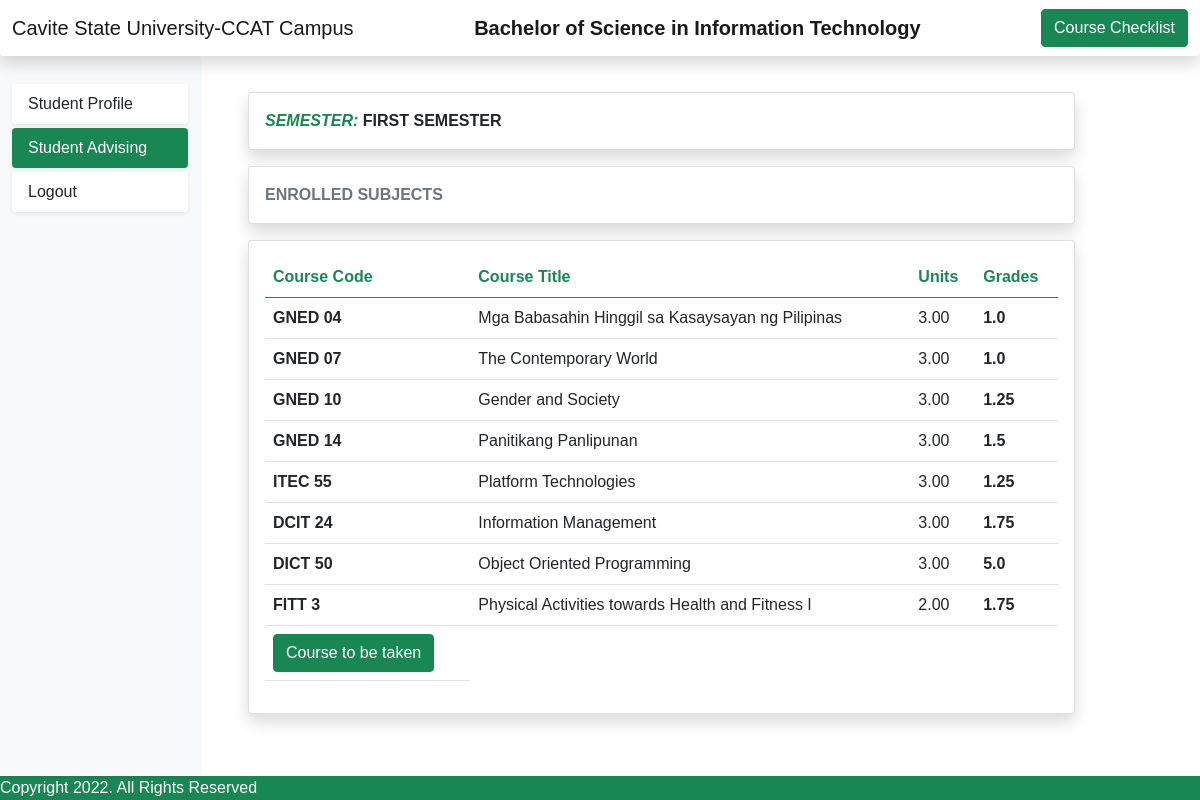
Before: /studadvise (signed in) with the older database file.
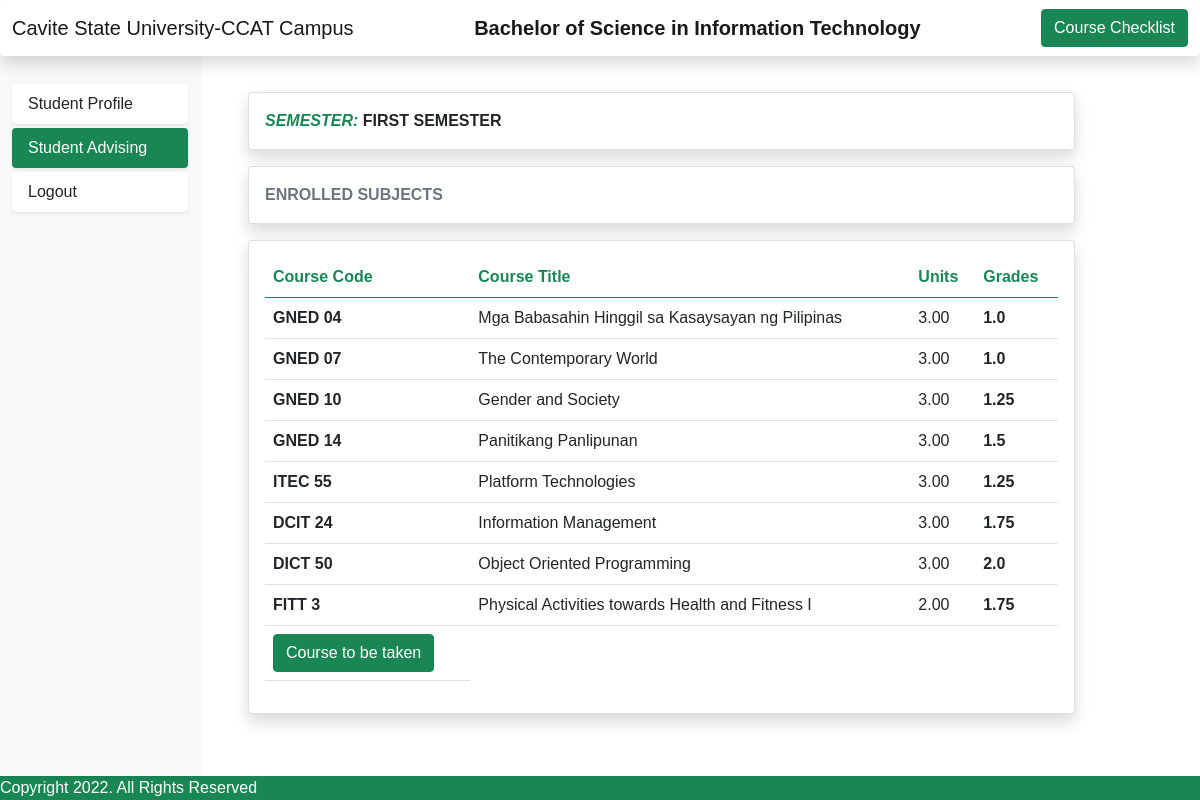
After: the same page with the newer database file.
### accounts/models.py (models this page shows, shortened)
class sy1stsem(models.Model):
    user = models.OneToOneField(User, null=True , blank=True , on_delete=models.CASCADE)
    gned04 = models.CharField(max_length=200,null=True , blank=True ,default = 'Not yet taken')
    gned07 = models.CharField(max_length=200,null=True , blank=True ,default = 'Not yet taken')
    gned10 = models.CharField(max_length=200,null=True , blank=True ,default = 'Not yet taken')
    gned14 = models.CharField(max_length=200,null=True , blank=True ,default = 'Not yet taken')
    itec55 = models.CharField(max_length=200,null=True , blank=True ,default = 'Not yet taken')
    dcit24 = models.CharField(max_length=200,null=True , blank=True ,default = 'Not yet taken')
    dcit50 = models.CharField(max_length=200,null=True , blank=True ,default = 'Not yet taken')
    fitt3 = models.CharField(max_length=200,null=True , blank=True ,default = 'Not yet taken')

### accounts/decorators.py (the view)
    def wrapper_function(request, *args, **kwargs):
        group = None
        if request.user.groups.exists():
            group = request.user.groups.all()[0].name
        if group == 'forapproval':
            messages.error(request, "Please wait for the approval of the admin! ")
            return render(request, 'accounts/index.html')
        if group == 'admin':
            adviserprof = request.user.adviserprof
            context = {'adviserprof': adviserprof}
            return render(request, 'accounts/AdviserProfile.html', context)
        if group == 'student':
            return view_func(request, *args, **kwargs)

### accounts/templates/accounts/student advising.html (shortened to what this page needs)
{% load static %}
<!doctype html>
<html lang="en">
  <head>
    <link href="https://cdn.jsdelivr.net/npm/bootstrap@5.0.2/dist/css/bootstrap.min.css" rel="stylesheet">
    <link rel="stylesheet" href="{% static 'css/style.css'%}">
  </head>
  <body>
    <nav class="navbar navbar-light bg-light shadow bg-body rounded">
      <div class="container-fluid">
        <a class="navbar-brand">Cavite State University-CCAT Campus </a>
        <a class=" navbar-brand fw-bold text-center">Bachelor of Science in Information Technology</a>
        <a class="btn btn-success" type="button" href="{% url 'checklist' %}">Course Checklist</a>
      </div>
    </nav>
  {% block content %}
  <div class="container-fluid">
    <div class="row">
      <nav class="col-md-3 col-lg-2 d-md-block sidebar collapse bg-light shadow-sm" style="height: 100%;">
        <div class="d-flex flex-column position-sticky pt-4" style="height:90vh;">
                <ul class="nav nav-pills flex-column mb-auto">
                    <li class="nav-item ">
                        <a href="{% url 'home' %}" class="nav-link text-dark shadow-sm mt-1 bg-body rounded">Student Profile</a>
                    </li>
                    <li>
                         <a href="{% url 'studadvise'%}" class="nav-link text-white shadow-sm mt-1 rounded" style="background:#198754;" aria-current="page">Student Advising  </a>
                    </li>
                    <li>
                        <a href="{% url 'logout' %}" class="nav-link text-dark shadow-sm mt-1 bg-body rounded">Logout</a>
                    </li>
                </ul>
      </nav>
            <main class="col-md-9 ms-sm-auto col-lg-10 px-md-5" style="overflow-y: auto; margin-top: 2.5vh;">
              <div class="row mt-3">
                <div class="col-lg-11">
                     <div class="card shadow">
                         <div class="card-body">
                             <div class="card-text mb-0 fw-bold">
                                {% if userprof.user_yrandsec == '101' or userprof.user_yrandsec == '201' or userprof.user_yrandsec == '301' or userprof.user_yrandsec == '401'%}
                                    <span class="fst-italic wo text-success">SEMESTER: </span>  FIRST SEMESTER
                                {% elif userprof.user_yrandsec == '102' or userprof.user_yrandsec == '202' or userprof.user_yrandsec == '302' or userprof.user_yrandsec == '402'%}
                                    <span class="fst-italic wo text-success">SEMESTER: </span>  SECOND SEMESTER
                                {% elif userprof.user_yrandsec == '203'%}
                                    <span class="fst-italic wo text-success">SEMESTER: </span>  MIDYEAR SEMESTER
                                {%endif%}
                             </div>
                         </div>
                     </div>
                </div>
              </div>
              <div class="row mt-3">
                <div class="col-lg-11">
                     <div class="card shadow">
                        <div class="card-body">
                            <div class="card-text fw-bold text-muted">
                                ENROLLED SUBJECTS
                            </div>
                        </div>
                     </div>
                </div>
              </div>
              <form method="POST">
                    <div class="row mt-3">
                        <div class="col-lg-11">
                            <div class="card shadow mb-1">
                                <div class="card-body" >
                                    <div class="card-text">
                                    {% if userprof.user_yrandsec == '101' %}
                                        <table class="table table-hover">
                                            <thead>
                                            <tr class="text-success">
                                                <th scope="col" >Course Code</th>
                                                <th scope="col">Course Title</th>
                                                <th scope="col">Units</th>
                                                <th scope="col">Grades</th>
                                            </tr>
                                            </thead>
                                            <tbody>
                                            <tr>
                                                <th scope="row">GNED 02</th>
                                                <td>Ethics</td>
                                                <td>3.00</td>
                                                <td class="fw-bold">{{usergrade.gned02}}</td>
                                            </tr>
                                            <tr>
                                                <th scope="row">GNED 05</th>
                                                <td>Purposive Communication</td>
                                                <td>3.00</td>
                                                <td class="fw-bold">{{usergrade.gned05}}</td>
                                            </tr>
                                            <tr>
                                                <th scope="row">GNED 11</th>
                                                <td>Kontekstwalisadong Komunikasyon sa Filipino</td>
                                                <td>3.00</td>
                                                <td class="fw-bold">{{usergrade.gned11}}</td>
                                            </tr>
                                            <tr>
                                                <th scope="row">COSC 50</th>
                                                <td>Discrete Structure</td>
                                                <td>3.00</td>
                                                <td class="fw-bold">{{usergrade.cosc50}}</td>
                                            </tr>
                                            <tr>
                                                <th scope="row">DCIT 21</th>
                                                <td>Introduction to Computing</td>
                                                <td>3.00</td>
                                                <td class="fw-bold">{{usergrade.dcit21}}</td>
                                            </tr>
                                            <tr>
                                                <th scope="row">DCIT 22</th>
                                                <td>Computer Programming I</td>
                                                <td>3.00</td>
                                                <td class="fw-bold">{{usergrade.dcit22}}</td>
                                            </tr>
                                            <tr>
                                                <th scope="row">FITT 1</th>
                                                <td>Movement Enhancement</td>
                                                <td>3.00</td>
                                                <td class="fw-bold">{{usergrade.fitt1}}</td>
                                            </tr>
                                            <tr>
                                                <th scope="row">NSTP 1</th>
                                                <td>National Service Training Program 1</td>
                                                <td>3.00</td>
                                                <td class="fw-bold">{{usergrade.nstp1}}</td>
                                            </tr>
                                            <tr>
                                                <th scope="row">ORNT 1</th>
                                                <td>Institutional Orientation</td>
                                                <td>1.00</td>
                                                <td class="fw-bold">{{usergrade.ornt1}}</td>
                                                <tr>
                                                    <td><button type="button" class="btn btn-success btn-center" data-bs-toggle="modal" data-bs-target="#staticBackdrop">
                                                        Course to be taken
                                                    </button></td>
                                                </tr>
                                            </tr>
                                            </tbody>
                                        </table>
                                    {% elif userprof.user_yrandsec == '201' %}
                                    <table class="table table-hover">
                                    <thead>
                                        <tr class="text-success">
                                        <th scope="col" >Course Code</th>
                                        <th scope="col">Course Title</th>
                                        <th scope="col">Units</th>
                                        <th scope="col">Grades</th>
                                        </tr>
                                    </thead>
                                    <tbody>
                                        <tr>
                                        <th scope="row">GNED 04</th>
                                        <td>Mga Babasahin Hinggil sa Kasaysayan ng Pilipinas</td>
                                        <td>3.00</td>
                                        <td class="fw-bold">{{usergrade.gned04}}</td>
                                        </tr>
                                        <tr>
                                        <th scope="row">GNED 07</th>
                                        <td>The Contemporary World</td>
                                        <td>3.00</td>
                                        <td class="fw-bold">{{usergrade.gned07}}</td>
                                        </tr>
                                        <tr>
                                        <th scope="row">GNED 10</th>
                                        <td>Gender and Society</td>
                                        <td>3.00</td>
                                        <td class="fw-bold">{{usergrade.gned10}}</td>
                                        </tr>
                                        <tr>
                                        <th scope="row">GNED 14</th>
                                        <td>Panitikang Panlipunan</td>
                                        <td>3.00</td>
                                        <td class="fw-bold">{{usergrade.gned14}}</td>
                                        </tr>
                                        <tr>
                                        <th scope="row">ITEC 55</th>
                                        <td>Platform Technologies</td>
                                        <td>3.00</td>
                                        <td class="fw-bold">{{usergrade.itec55}}</td>
                                        </tr>
                                        <tr>
                                        <th scope="row">DCIT 24</th>
                                        <td>Information Management</td>
                                        <td>3.00</td>
                                        <td class="fw-bold">{{usergrade.dcit24}}</td>
                                        </tr>
                                        <tr>
                                        <th scope="row">DICT 50</th>
                                        <td>Object Oriented Programming</td>
                                        <td>3.00</td>
                                        <td class="fw-bold">{{usergrade.dcit50}}</td>
                                        </tr>
                                        <tr>
                                        <th scope="row">FITT 3</th>
                                        <td>Physical Activities towards Health and Fitness I</td>
                                        <td>2.00</td>
                                        <td class="fw-bold">{{usergrade.fitt3}}</td>
                                        </tr>
                                        <tr>
                                            <td><button type="button" class="btn btn-success btn-center" data-bs-toggle="modal" data-bs-target="#staticBackdrop">
                                                Course to be taken
                                            </button></td>
                                        </tr>
                                    </tbody>
                                    </table>
                                    {% endif %}
                                    </div>
                                </div>
                            </div>
                        </div>
              </form>
            </main>
        </div>
    </div>
  {% endblock %}
 <div class="bg-success text-white">
  <text> Copyright 2022. All Rights Reserved </text>
 </div>
  </body>
</html>

### static/css/style.css (style rules this page uses)
body { font-family: "Arial"; background-color: rgb(255, 255, 255) ; }

Changed rows visible on the page:
changed sy1stsem: dcit50 "5.0" → "2.0"
